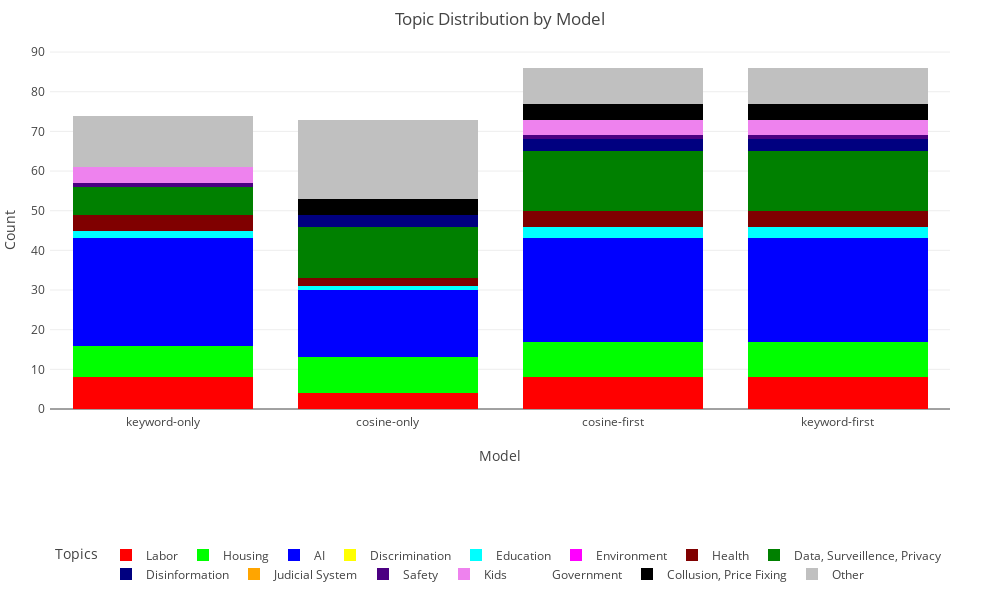

The code cell stored with this chart in its notebook:
### Code cell
# Prepare data for stacked bar chart
stacked_data = []
for model in topic_df.columns:
    topic_counts = defaultdict(int)
    for topics in topic_df[model]:
        for topic in topics:
            topic_counts[topic] += 1
    for topic in all_topics:
        stacked_data.append({
            'Model': model,
            'Topic': topic,
            'Count': topic_counts.get(topic, 0)
        })
stacked_df = pd.DataFrame(stacked_data)

# Create stacked bar chart
fig = px.bar(stacked_df, 
             x='Model', 
             y='Count', 
             color='Topic',
             color_discrete_map=topic_color_map,
             title='Topic Distribution by Model',
             barmode='stack')

# Adjust layout to make room for legend
fig.update_layout(
    legend=dict(
        orientation="h",  # Horizontal legend
        yanchor="bottom",
        y=-0.5,  # Position below x-axis
        xanchor="center",
        x=0.5,
        title_text='Topics'
    ),
    margin=dict(l=50, r=50, b=150, t=50, pad=4),  # Increase bottom margin
    height=600,  # Increase figure height
    width=1000   # Increase figure width
)
# Save with higher resolution
fig.show()

### Figure 1 — Plotly figure (JSON) as saved in the notebook; plotly's stock layout.template omitted (floating-point values rounded to 4 significant figures)
{"data": [{"hovertemplate": "Topic=Labor<br>Model=%{x}<br>Count=%{y}<extra></extra>", "legendgroup": "Labor", "marker": {"color": "rgb(255, 0, 0)", "pattern": {"shape": ""}}, "name": "Labor", "orientation": "v", "showlegend": true, "textposition": "auto", "type": "bar", "x": ["keyword-only", "cosine-only", "cosine-first", "keyword-first"], "xaxis": "x", "y": [8, 4, 8, 8], "yaxis": "y"}, {"hovertemplate": "Topic=Housing<br>Model=%{x}<br>Count=%{y}<extra></extra>", "legendgroup": "Housing", "marker": {"color": "rgb(0, 255, 0)", "pattern": {"shape": ""}}, "name": "Housing", "orientation": "v", "showlegend": true, "textposition": "auto", "type": "bar", "x": ["keyword-only", "cosine-only", "cosine-first", "keyword-first"], "xaxis": "x", "y": [8, 9, 9, 9], "yaxis": "y"}, {"hovertemplate": "Topic=AI<br>Model=%{x}<br>Count=%{y}<extra></extra>", "legendgroup": "AI", "marker": {"color": "rgb(0, 0, 255)", "pattern": {"shape": ""}}, "name": "AI", "orientation": "v", "showlegend": true, "textposition": "auto", "type": "bar", "x": ["keyword-only", "cosine-only", "cosine-first", "keyword-first"], "xaxis": "x", "y": [27, 17, 26, 26], "yaxis": "y"}, {"hovertemplate": "Topic=Discrimination<br>Model=%{x}<br>Count=%{y}<extra></extra>", "legendgroup": "Discrimination", "marker": {"color": "rgb(255, 255, 0)", "pattern": {"shape": ""}}, "name": "Discrimination", "orientation": "v", "showlegend": true, "textposition": "auto", "type": "bar", "x": ["keyword-only", "cosine-only", "cosine-first", "keyword-first"], "xaxis": "x", "y": [0, 0, 0, 0], "yaxis": "y"}, {"hovertemplate": "Topic=Education<br>Model=%{x}<br>Count=%{y}<extra></extra>", "legendgroup": "Education", "marker": {"color": "rgb(0, 255, 255)", "pattern": {"shape": ""}}, "name": "Education", "orientation": "v", "showlegend": true, "textposition": "auto", "type": "bar", "x": ["keyword-only", "cosine-only", "cosine-first", "keyword-first"], "xaxis": "x", "y": [2, 1, 3, 3], "yaxis": "y"}, {"hovertemplate": "Topic=Environment<br>Model=%{x}<br>Count=%{y}<extra></extra>", "legendgroup": "Environment", "marker": {"color": "rgb(255, 0, 255)", "pattern": {"shape": ""}}, "name": "Environment", "orientation": "v", "showlegend": true, "textposition": "auto", "type": "bar", "x": ["keyword-only", "cosine-only", "cosine-first", "keyword-first"], "xaxis": "x", "y": [0, 0, 0, 0], "yaxis": "y"}, {"hovertemplate": "Topic=Health<br>Model=%{x}<br>Count=%{y}<extra></extra>", "legendgroup": "Health", "marker": {"color": "rgb(128, 0, 0)", "pattern": {"shape": ""}}, "name": "Health", "orientation": "v", "showlegend": true, "textposition": "auto", "type": "bar", "x": ["keyword-only", "cosine-only", "cosine-first", "keyword-first"], "xaxis": "x", "y": [4, 2, 4, 4], "yaxis": "y"}, {"hovertemplate": "Topic=Data, Surveillence, Privacy<br>Model=%{x}<br>Count=%{y}<extra></extra>", "legendgroup": "Data, Surveillence, Privacy", "marker": {"color": "rgb(0, 128, 0)", "pattern": {"shape": ""}}, "name": "Data, Surveillence, Privacy", "orientation": "v", "showlegend": true, "textposition": "auto", "type": "bar", "x": ["keyword-only", "cosine-only", "cosine-first", "keyword-first"], "xaxis": "x", "y": [7, 13, 15, 15], "yaxis": "y"}, {"hovertemplate": "Topic=Disinformation<br>Model=%{x}<br>Count=%{y}<extra></extra>", "legendgroup": "Disinformation", "marker": {"color": "rgb(0, 0, 128)", "pattern": {"shape": ""}}, "name": "Disinformation", "orientation": "v", "showlegend": true, "textposition": "auto", "type": "bar", "x": ["keyword-only", "cosine-only", "cosine-first", "keyword-first"], "xaxis": "x", "y": [0, 3, 3, 3], "yaxis": "y"}, {"hovertemplate": "Topic=Judicial System<br>Model=%{x}<br>Count=%{y}<extra></extra>", "legendgroup": "Judicial System", "marker": {"color": "rgb(255, 165, 0)", "pattern": {"shape": ""}}, "name": "Judicial System", "orientation": "v", "showlegend": true, "textposition": "auto", "type": "bar", "x": ["keyword-only", "cosine-only", "cosine-first", "keyword-first"], "xaxis": "x", "y": [0, 0, 0, 0], "yaxis": "y"}, {"hovertemplate": "Topic=Safety<br>Model=%{x}<br>Count=%{y}<extra></extra>", "legendgroup": "Safety", "marker": {"color": "rgb(75, 0, 130)", "pattern": {"shape": ""}}, "name": "Safety", "orientation": "v", "showlegend": true, "textposition": "auto", "type": "bar", "x": ["keyword-only", "cosine-only", "cosine-first", "keyword-first"], "xaxis": "x", "y": [1, 0, 1, 1], "yaxis": "y"}, {"hovertemplate": "Topic=Kids<br>Model=%{x}<br>Count=%{y}<extra></extra>", "legendgroup": "Kids", "marker": {"color": "rgb(238, 130, 238)", "pattern": {"shape": ""}}, "name": "Kids", "orientation": "v", "showlegend": true, "textposition": "auto", "type": "bar", "x": ["keyword-only", "cosine-only", "cosine-first", "keyword-first"], "xaxis": "x", "y": [4, 0, 4, 4], "yaxis": "y"}, {"hovertemplate": "Topic=Government<br>Model=%{x}<br>Count=%{y}<extra></extra>", "legendgroup": "Government", "marker": {"color": "rgb(255, 255, 255)", "pattern": {"shape": ""}}, "name": "Government", "orientation": "v", "showlegend": true, "textposition": "auto", "type": "bar", "x": ["keyword-only", "cosine-only", "cosine-first", "keyword-first"], "xaxis": "x", "y": [0, 0, 0, 0], "yaxis": "y"}, {"hovertemplate": "Topic=Collusion, Price Fixing<br>Model=%{x}<br>Count=%{y}<extra></extra>", "legendgroup": "Collusion, Price Fixing", "marker": {"color": "rgb(0, 0, 0)", "pattern": {"shape": ""}}, "name": "Collusion, Price Fixing", "orientation": "v", "showlegend": true, "textposition": "auto", "type": "bar", "x": ["keyword-only", "cosine-only", "cosine-first", "keyword-first"], "xaxis": "x", "y": [0, 4, 4, 4], "yaxis": "y"}, {"hovertemplate": "Topic=Other<br>Model=%{x}<br>Count=%{y}<extra></extra>", "legendgroup": "Other", "marker": {"color": "rgb(192, 192, 192)", "pattern": {"shape": ""}}, "name": "Other", "orientation": "v", "showlegend": true, "textposition": "auto", "type": "bar", "x": ["keyword-only", "cosine-only", "cosine-first", "keyword-first"], "xaxis": "x", "y": [13, 20, 9, 9], "yaxis": "y"}], "layout": {"barmode": "stack", "height": 600, "legend": {"orientation": "h", "title": {"text": "Topics"}, "tracegroupgap": 0, "x": 0.5, "xanchor": "center", "y": -0.5, "yanchor": "bottom"}, "margin": {"b": 150, "l": 50, "pad": 4, "r": 50, "t": 50}, "title": {"text": "Topic Distribution by Model"}, "width": 1000, "xaxis": {"anchor": "y", "domain": [0, 1], "title": {"text": "Model"}}, "yaxis": {"anchor": "x", "domain": [0, 1], "title": {"text": "Count"}}}}
